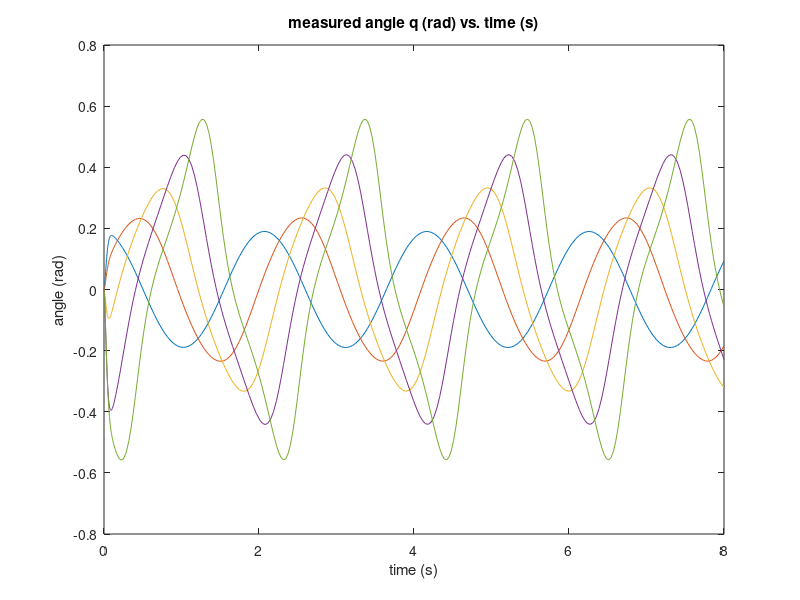
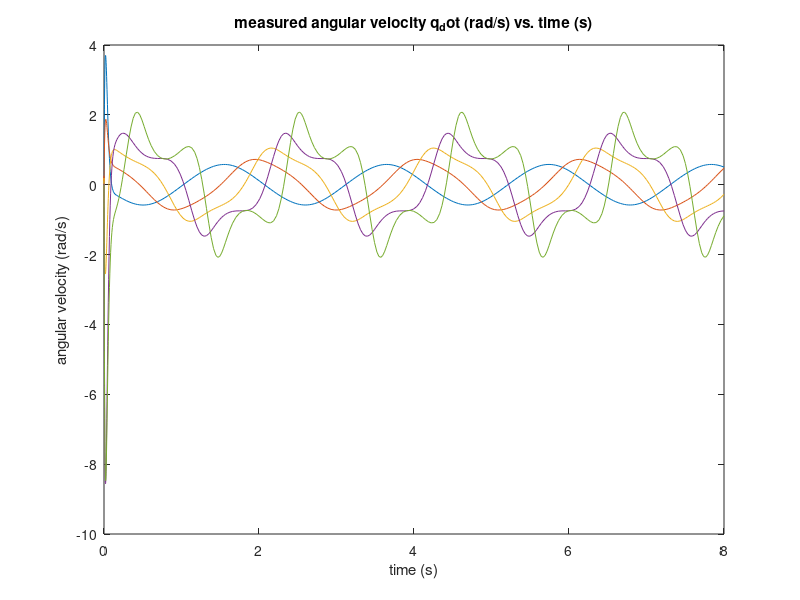
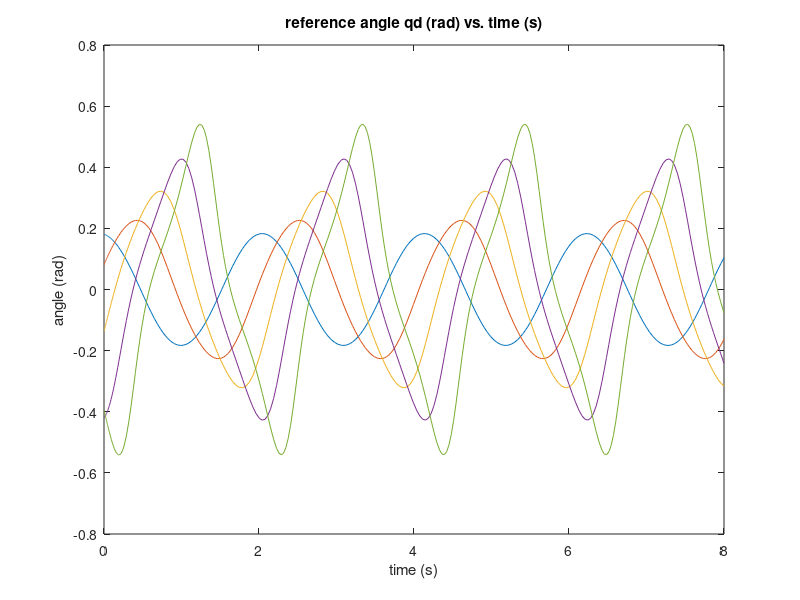
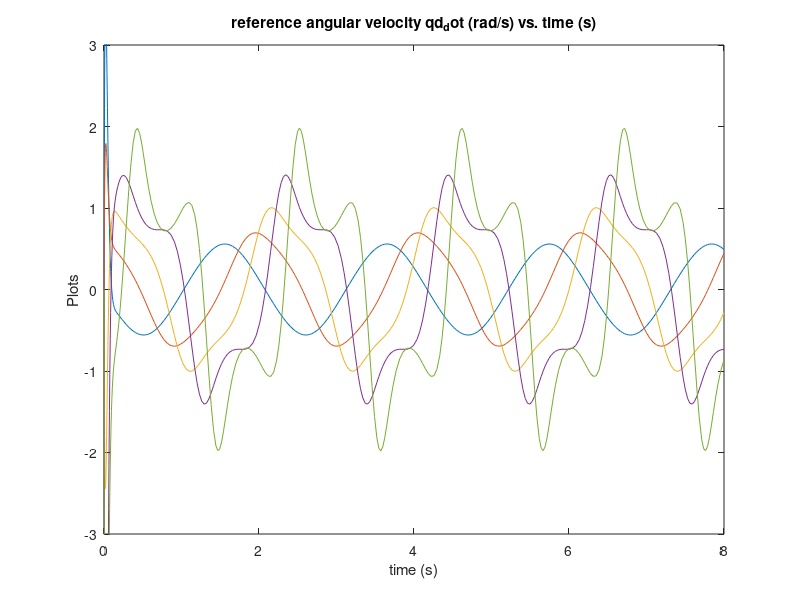

Recreate these plots in MATLAB, in order.
%{
File Plots qd, qd_dot, q, q_dot, u

%}

addpath('Data/');
load('Data/q.mat'); % q_rad
load('Data/qd.mat'); % qd_rad
load('Data/q_dot.mat'); % q_dot_rad
load('Data/qd_dot.mat'); % qd_dot_rad
load('Data/u.mat'); % u_torque

t = q_rad(1,:);
q = q_rad(2,:);
q_dot = q_dot_rad(2,:);
qd = qd_rad(2,:);
qd_dot = qd_dot_rad(2,:);
u = u_torque(2,:);

%%%%%%%%%%%%%%%%%%%%%%%%%%%%%%%%%%%%%%%%%%%%%%%%%%
% Plot q 

figure(1);
plot(t, q_rad(4:8,:));
title('measured angle q (rad) vs. time (s)');
xlabel('time (s)');
ylabel('angle (rad)');

%%%%%%%%%%%%%%%%%%%%%%%%%%%%%%%%%%%%%%%%%%%%%%%%%%%

% Plot q_dot
figure(2);
plot(t, q_dot_rad(4:8,:));
title('measured angular velocity q_dot (rad/s) vs. time (s)');
xlabel('time (s)');
ylabel('angular velocity (rad/s)');

%%%%%%%%%%%%%%%%%%%%%%%%%%%%%%%%%%%%%%%%%%%%%%%%%%
% Plot qd 
figure(3);
plot(t, qd_rad(4:8,:));
title('reference angle qd (rad) vs. time (s)');
xlabel('time (s)');
ylabel('angle (rad)');

%%%%%%%%%%%%%%%%%%%%%%%%%%%%%%%%%%%%%%%%%%%%%%%%%%
% Plot qd_dot

figure(4); 
plot(t, qd_dot_rad(4:8,:));
ylim([-3, 3]);
title('reference angular velocity qd_dot (rad/s) vs. time (s)');
xlabel('time (s)');
ylabel('Plots');

%%%%%%%%%%%%%%%%%%%%%%%%%%%%%%%%%%%%%%%%%%%%%%%%%%
% Plot u

figure(5);
plot(t, u_torque(4:8,:));
ylim([-0.2, 0.2]);
title('joint control torque u (gcm^2/s^2) vs. time (s)');
xlabel('time (s)');
ylabel('u (gcm^2/s^2)');

%%%%%%%%%%%%%%%%%%%%%%%%%%%%%%%%%%%%%%%%%%%%%%%%%%%



